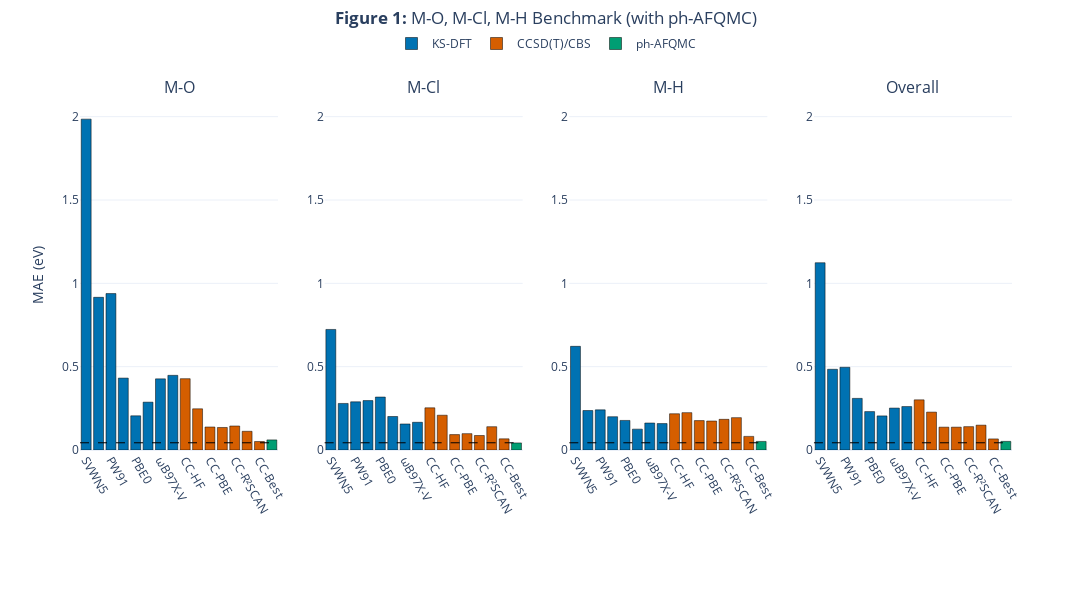

Source (notebook cell):
### Code cell
# =============================================================================
# Interactive Figure 1: M-O, M-Cl, M-H, Overall (with ph-AFQMC)
# =============================================================================

bond_types_1 = ['M-O', 'M-Cl', 'M-H', 'Overall']

dfas_maes_1 = {bt: np.array(mae_data['fig1']['dft'][bt]) for bt in bond_types_1}
ccsdt_maes_1 = {bt: np.array(mae_data['fig1']['cc'][bt] + [mae_data['fig1']['cc_best'][bt]]) for bt in bond_types_1}
qmc_maes_1 = {bt: np.array([mae_data['fig1']['qmc_best'][bt]]) for bt in bond_types_1}

fig1 = make_subplots(rows=1, cols=4, subplot_titles=bond_types_1, horizontal_spacing=0.05)

for i, bt in enumerate(bond_types_1):
    col = i + 1
    dfa_vals = dfas_maes_1[bt] * KCAL_TO_EV
    cc_vals = ccsdt_maes_1[bt] * KCAL_TO_EV
    qmc_vals = qmc_maes_1[bt] * KCAL_TO_EV

    fig1.add_trace(go.Bar(x=dfa_labels, y=dfa_vals, name='KS-DFT' if i==0 else None,
        marker_color=COLOR_DFA, marker_line_color='black', marker_line_width=0.5,
        legendgroup='dft', showlegend=(i==0),
        hovertemplate='%{x}<br>MAE: %{y:.3f} eV<extra>KS-DFT</extra>'), row=1, col=col)

    fig1.add_trace(go.Bar(x=ccsdt_labels, y=cc_vals, name='CCSD(T)/CBS' if i==0 else None,
        marker_color=COLOR_CCSDT, marker_line_color='black', marker_line_width=0.5,
        legendgroup='cc', showlegend=(i==0),
        hovertemplate='%{x}<br>MAE: %{y:.3f} eV<extra>CCSD(T)/CBS</extra>'), row=1, col=col)

    fig1.add_trace(go.Bar(x=qmc_labels, y=qmc_vals, name='ph-AFQMC' if i==0 else None,
        marker_color=COLOR_PHAFQMC, marker_line_color='black', marker_line_width=0.5,
        legendgroup='qmc', showlegend=(i==0),
        hovertemplate='%{x}<br>MAE: %{y:.3f} eV<extra>ph-AFQMC</extra>'), row=1, col=col)

    fig1.add_hline(y=chem_acc_ev, line_dash="dash", line_color="black", line_width=1, row=1, col=col)

fig1.update_layout(
    title=dict(text='<b>Figure 1:</b> M-O, M-Cl, M-H Benchmark (with ph-AFQMC)', x=0.5, y=0.98),
    height=600, width=1400, barmode='group',
    legend=dict(orientation='h', yanchor='bottom', y=1.12, xanchor='center', x=0.5),
    template='plotly_white', margin=dict(b=150, t=100),
)
fig1.update_yaxes(title_text='MAE (eV)', row=1, col=1)
fig1.update_yaxes(range=[0, 2.1])
fig1.update_xaxes(tickangle=60)
fig1.show()

### Figure 1 — Plotly figure (JSON) as saved in the notebook; plotly's stock layout.template omitted (floating-point values rounded to 4 significant figures)
{"data": [{"hovertemplate": "%{x}<br>MAE: %{y:.3f} eV<extra>KS-DFT</extra>", "legendgroup": "dft", "marker": {"color": "#0072B2", "line": {"color": "black", "width": 0.5}}, "name": "KS-DFT", "showlegend": true, "type": "bar", "x": ["SVWN5", "PBE", "PW91", "R²SCAN", "PBE0", "B3LYP", "ωB97X-V", "ωB97M-V"], "xaxis": "x", "y": [1.985, 0.9161, 0.9385, 0.4314, 0.2052, 0.287, 0.427, 0.4479], "yaxis": "y"}, {"hovertemplate": "%{x}<br>MAE: %{y:.3f} eV<extra>CCSD(T)/CBS</extra>", "legendgroup": "cc", "marker": {"color": "#D55E00", "line": {"color": "black", "width": 0.5}}, "name": "CCSD(T)/CBS", "showlegend": true, "type": "bar", "x": ["CC-HF", "CC-SVWN5", "CC-PBE", "CC-PW91", "CC-R²SCAN", "CC-PBE0", "CC-Best"], "xaxis": "x", "y": [0.4278, 0.2472, 0.1379, 0.1351, 0.1439, 0.1122, 0.05087], "yaxis": "y"}, {"hovertemplate": "%{x}<br>MAE: %{y:.3f} eV<extra>ph-AFQMC</extra>", "legendgroup": "qmc", "marker": {"color": "#009E73", "line": {"color": "black", "width": 0.5}}, "name": "ph-AFQMC", "showlegend": true, "type": "bar", "x": ["QMC-Best"], "xaxis": "x", "y": [0.06054], "yaxis": "y"}, {"hovertemplate": "%{x}<br>MAE: %{y:.3f} eV<extra>KS-DFT</extra>", "legendgroup": "dft", "marker": {"color": "#0072B2", "line": {"color": "black", "width": 0.5}}, "showlegend": false, "type": "bar", "x": ["SVWN5", "PBE", "PW91", "R²SCAN", "PBE0", "B3LYP", "ωB97X-V", "ωB97M-V"], "xaxis": "x2", "y": [0.7233, 0.2794, 0.289, 0.2964, 0.3177, 0.201, 0.1562, 0.1663], "yaxis": "y2"}, {"hovertemplate": "%{x}<br>MAE: %{y:.3f} eV<extra>CCSD(T)/CBS</extra>", "legendgroup": "cc", "marker": {"color": "#D55E00", "line": {"color": "black", "width": 0.5}}, "showlegend": false, "type": "bar", "x": ["CC-HF", "CC-SVWN5", "CC-PBE", "CC-PW91", "CC-R²SCAN", "CC-PBE0", "CC-Best"], "xaxis": "x2", "y": [0.253, 0.2086, 0.09226, 0.09821, 0.08694, 0.1398, 0.06679], "yaxis": "y2"}, {"hovertemplate": "%{x}<br>MAE: %{y:.3f} eV<extra>ph-AFQMC</extra>", "legendgroup": "qmc", "marker": {"color": "#009E73", "line": {"color": "black", "width": 0.5}}, "showlegend": false, "type": "bar", "x": ["QMC-Best"], "xaxis": "x2", "y": [0.0425], "yaxis": "y2"}, {"hovertemplate": "%{x}<br>MAE: %{y:.3f} eV<extra>KS-DFT</extra>", "legendgroup": "dft", "marker": {"color": "#0072B2", "line": {"color": "black", "width": 0.5}}, "showlegend": false, "type": "bar", "x": ["SVWN5", "PBE", "PW91", "R²SCAN", "PBE0", "B3LYP", "ωB97X-V", "ωB97M-V"], "xaxis": "x3", "y": [0.622, 0.2368, 0.2408, 0.1997, 0.1774, 0.1252, 0.1619, 0.1585], "yaxis": "y3"}, {"hovertemplate": "%{x}<br>MAE: %{y:.3f} eV<extra>CCSD(T)/CBS</extra>", "legendgroup": "cc", "marker": {"color": "#D55E00", "line": {"color": "black", "width": 0.5}}, "showlegend": false, "type": "bar", "x": ["CC-HF", "CC-SVWN5", "CC-PBE", "CC-PW91", "CC-R²SCAN", "CC-PBE0", "CC-Best"], "xaxis": "x3", "y": [0.2175, 0.2241, 0.1763, 0.1739, 0.184, 0.1942, 0.08171], "yaxis": "y3"}, {"hovertemplate": "%{x}<br>MAE: %{y:.3f} eV<extra>ph-AFQMC</extra>", "legendgroup": "qmc", "marker": {"color": "#009E73", "line": {"color": "black", "width": 0.5}}, "showlegend": false, "type": "bar", "x": ["QMC-Best"], "xaxis": "x3", "y": [0.05147], "yaxis": "y3"}, {"hovertemplate": "%{x}<br>MAE: %{y:.3f} eV<extra>KS-DFT</extra>", "legendgroup": "dft", "marker": {"color": "#0072B2", "line": {"color": "black", "width": 0.5}}, "showlegend": false, "type": "bar", "x": ["SVWN5", "PBE", "PW91", "R²SCAN", "PBE0", "B3LYP", "ωB97X-V", "ωB97M-V"], "xaxis": "x4", "y": [1.124, 0.4842, 0.4963, 0.3096, 0.2305, 0.2045, 0.2515, 0.2607], "yaxis": "y4"}, {"hovertemplate": "%{x}<br>MAE: %{y:.3f} eV<extra>CCSD(T)/CBS</extra>", "legendgroup": "cc", "marker": {"color": "#D55E00", "line": {"color": "black", "width": 0.5}}, "showlegend": false, "type": "bar", "x": ["CC-HF", "CC-SVWN5", "CC-PBE", "CC-PW91", "CC-R²SCAN", "CC-PBE0", "CC-Best"], "xaxis": "x4", "y": [0.301, 0.2273, 0.137, 0.137, 0.1401, 0.149, 0.06645], "yaxis": "y4"}, {"hovertemplate": "%{x}<br>MAE: %{y:.3f} eV<extra>ph-AFQMC</extra>", "legendgroup": "qmc", "marker": {"color": "#009E73", "line": {"color": "black", "width": 0.5}}, "showlegend": false, "type": "bar", "x": ["QMC-Best"], "xaxis": "x4", "y": [0.05181], "yaxis": "y4"}], "layout": {"annotations": [{"font": {"size": 16}, "showarrow": false, "text": "M-O", "x": 0.1062, "xanchor": "center", "xref": "paper", "y": 1, "yanchor": "bottom", "yref": "paper"}, {"font": {"size": 16}, "showarrow": false, "text": "M-Cl", "x": 0.3688, "xanchor": "center", "xref": "paper", "y": 1, "yanchor": "bottom", "yref": "paper"}, {"font": {"size": 16}, "showarrow": false, "text": "M-H", "x": 0.6313, "xanchor": "center", "xref": "paper", "y": 1, "yanchor": "bottom", "yref": "paper"}, {"font": {"size": 16}, "showarrow": false, "text": "Overall", "x": 0.8938, "xanchor": "center", "xref": "paper", "y": 1, "yanchor": "bottom", "yref": "paper"}], "barmode": "group", "height": 600, "legend": {"orientation": "h", "x": 0.5, "xanchor": "center", "y": 1.12, "yanchor": "bottom"}, "margin": {"b": 150, "t": 100}, "shapes": [{"line": {"color": "black", "dash": "dash", "width": 1}, "type": "line", "x0": 0, "x1": 1, "xref": "x domain", "y0": 0.04337, "y1": 0.04337, "yref": "y"}, {"line": {"color": "black", "dash": "dash", "width": 1}, "type": "line", "x0": 0, "x1": 1, "xref": "x2 domain", "y0": 0.04337, "y1": 0.04337, "yref": "y2"}, {"line": {"color": "black", "dash": "dash", "width": 1}, "type": "line", "x0": 0, "x1": 1, "xref": "x3 domain", "y0": 0.04337, "y1": 0.04337, "yref": "y3"}, {"line": {"color": "black", "dash": "dash", "width": 1}, "type": "line", "x0": 0, "x1": 1, "xref": "x4 domain", "y0": 0.04337, "y1": 0.04337, "yref": "y4"}], "title": {"text": "<b>Figure 1:</b> M-O, M-Cl, M-H Benchmark (with ph-AFQMC)", "x": 0.5, "y": 0.98}, "width": 1400, "xaxis": {"anchor": "y", "domain": [0, 0.2125], "tickangle": 60}, "xaxis2": {"anchor": "y2", "domain": [0.2625, 0.475], "tickangle": 60}, "xaxis3": {"anchor": "y3", "domain": [0.525, 0.7375], "tickangle": 60}, "xaxis4": {"anchor": "y4", "domain": [0.7875, 1], "tickangle": 60}, "yaxis": {"anchor": "x", "domain": [0, 1], "range": [0, 2.1], "title": {"text": "MAE (eV)"}}, "yaxis2": {"anchor": "x2", "domain": [0, 1], "range": [0, 2.1]}, "yaxis3": {"anchor": "x3", "domain": [0, 1], "range": [0, 2.1]}, "yaxis4": {"anchor": "x4", "domain": [0, 1], "range": [0, 2.1]}}}
